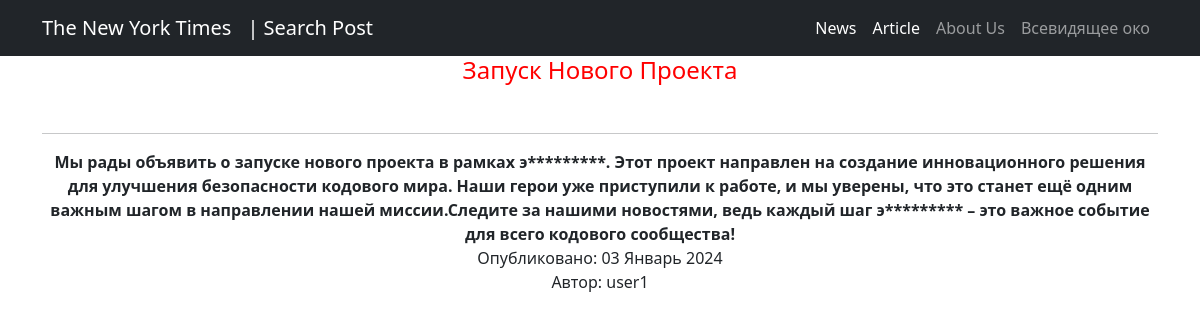
/post/common_list/1/, run on an earlier commit of the app's database.
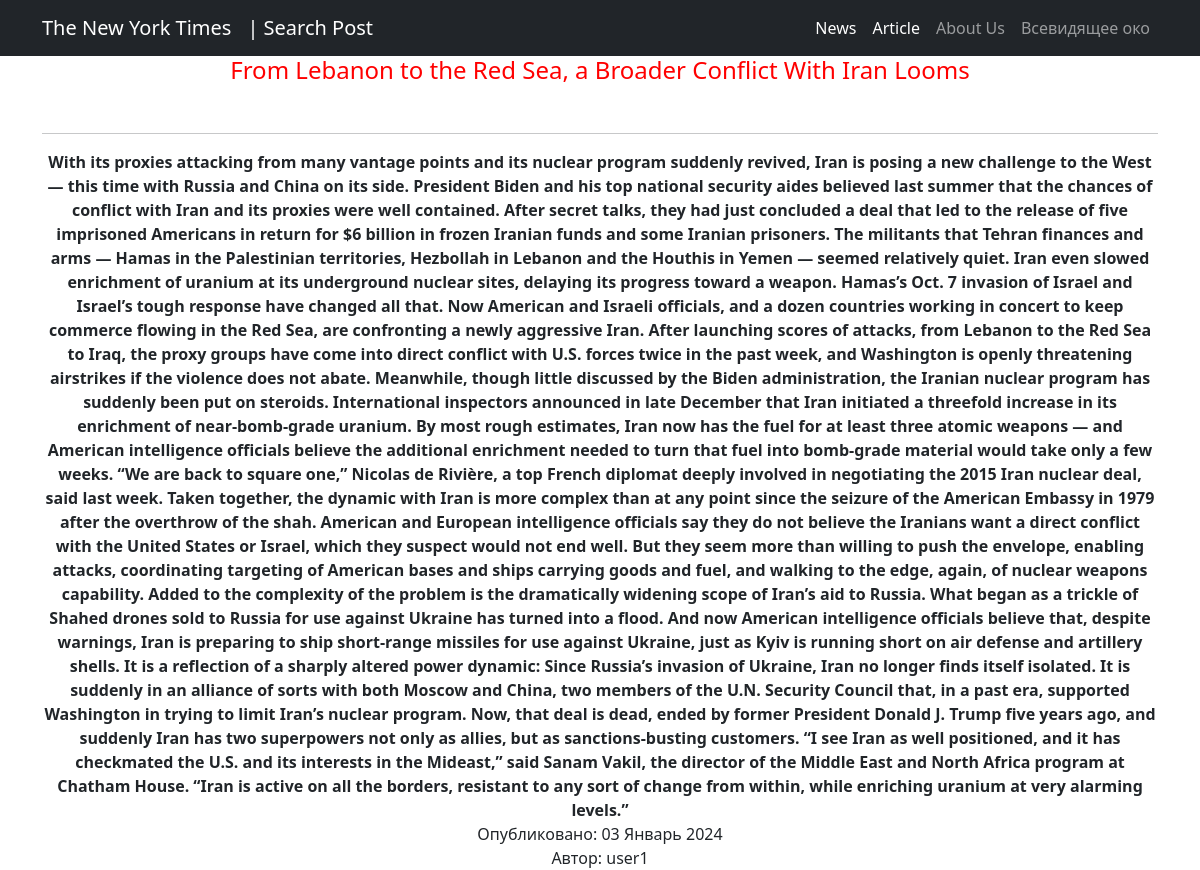
And on a later commit of the database.
### news/models.py (models this page shows, shortened)
class Post(models.Model):
    author = models.ForeignKey('Author', on_delete=models.CASCADE)
    post_type = models.CharField(max_length=10, choices=[('article', 'Статья'), ('news', 'Новость')])
    created = models.DateTimeField(auto_now_add = True)
    categories = models.ManyToManyField('Category', through='PostCategory')
    title = models.CharField(max_length=255)
    text = models.TextField()
    rating = models.IntegerField(default=0)

class Author(models.Model):
    user = models.OneToOneField(User, on_delete=models.CASCADE)
    rating = models.IntegerField(default=0)

### news/views.py (the view)
# urls.py: path('common_list/<int:pk>/', PostDetail.as_view(), name='post_detail'),
class PostDetail(DetailView):
    model = Post
    template_name = 'post_detail.html'
    context_object_name = 'post_detail'
    def get_context_data(self, **kwargs):
        context = super().get_context_data(**kwargs)
        context['news'] = context['object']
        return context

### news/templatetags/custom_filter.py (called while the page is built)
@register.filter()
def censor(value):
    if not isinstance(value, str):
        return value
    for w in WORDS:
        pattern = re.compile(r'\b' + re.escape(w) + r'\b', re.IGNORECASE)
        value = pattern.sub(w[0] + '*' * (len(w) - 1), value)
    return value

### news/templates/post_detail.html (shortened to what this page needs)
{% extends 'flatpages/default.html' %}
{% load custom_filter %}
{% block content %}
    <h4 style=color:red>{{ post_detail.title|censor }}</h4>
    <br>
    <hr>
    <b>{{ post_detail.text|censor }}</b>
    <br>
    Опубликовано: {{ post_detail.created|date:'d F Y' }}
    <br>
    Автор: {{ post_detail.author.user}}
{% endblock content %}

What changed in the data, as far as the page shows it:
changed Post "user1": title|censor "Запуск Нового Проекта" → "From Lebanon to the Red Sea, a Broader Conflict With Iran Looms"; text|censor "Мы рады объявить о запуске нового проекта в рамках э*********. Этот проект направлен на создание инновационного решения для улучшения безопасности кодового мира. Наши герои уже приступили к работе, и мы уверены, что это станет ещё одним важным шагом в направлении нашей миссии.Следите за нашими новостями, ведь каждый шаг э********* – это важное событие для всего кодового сообщества!" → "With its proxies attacking from many vantage points and its nuclear program suddenly revived, Iran is posing a new challenge to the West — this time with Russia and China on its side. President Biden and his top national security aides believed last summer that the chances of conflict with Iran and its proxies were well contained. After secret talks, they had just concluded a deal that led to the release of five imprisoned Americans in return for $6 billion in frozen Iranian funds and some Iranian prisoners. The militants that Tehran finances and arms — Hamas in the Palestinian territories, Hezbollah in Lebanon and the Houthis in Yemen — seemed relatively quiet. Iran even slowed enrichment…"
